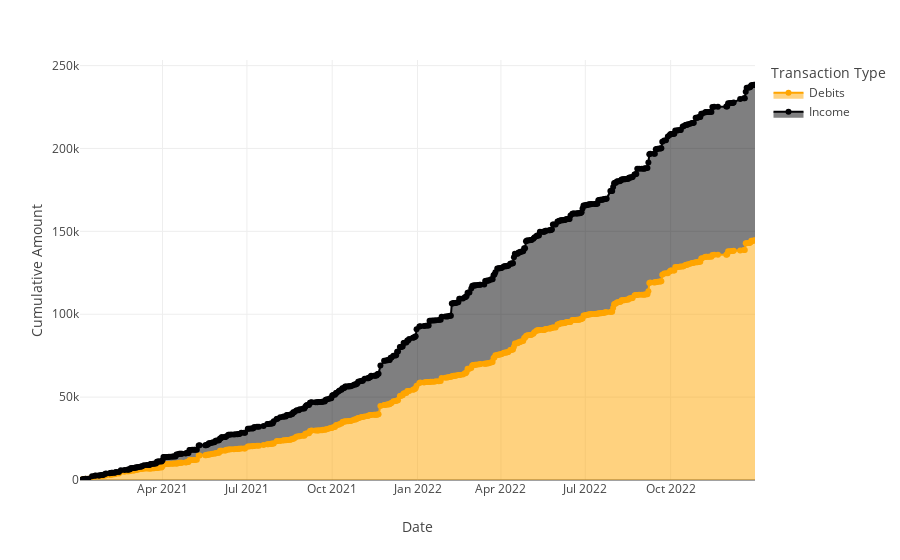

The notebook cell this image was saved under:
### Code cell
dual_cumulative = dual[['Debits', 'Income']].cumsum()
fig1 = px.area(
    dual_cumulative, x=dual['Date'], 
    y=dual_cumulative.columns,
    color_discrete_map={'Credits': 'darkcyan', 'Debits': 'orange'}
    )

custom_text = ['Type: {}'.format(col) for col in dual_cumulative.columns]

hover_template = (
    '<b>Type:</b>'
    '<b>Date:</b> %{x}<br>'
    '<b>Cumulative Amount:</b> $%{y:,.0f}'
)

fig1.update_traces(
    mode='lines+markers',
    hovertemplate=hover_template,
    customdata=dual_cumulative.columns
)

fig1.update_layout(
    legend_title='Transaction Type',
    xaxis_title="Date",
    yaxis_title="Cumulative Amount"
)

fig1.update_xaxes(title_text="Date")
fig1.update_yaxes(title_text="Cumulative Amount")

fig1.show()

### Figure 1 — Plotly figure (JSON) as saved in the notebook; plotly's stock layout.template omitted (floating-point values rounded to 4 significant figures; data arrays with more than 128 entries replaced by an {"elided": "..."} marker saying what was removed)
{"data": [{"customdata": ["Debits", "Income"], "fillpattern": {"shape": ""}, "hovertemplate": "<b>Type:</b><b>Date:</b> %{x}<br><b>Cumulative Amount:</b> $%{y:,.0f}", "legendgroup": "Debits", "line": {"color": "orange"}, "marker": {"symbol": "circle"}, "mode": "lines+markers", "name": "Debits", "orientation": "v", "showlegend": true, "stackgroup": "1", "type": "scatter", "x": {"elided": "500 str values"}, "xaxis": "x", "y": {"elided": "500 float values"}, "yaxis": "y"}, {"customdata": ["Debits", "Income"], "fillpattern": {"shape": ""}, "hovertemplate": "<b>Type:</b><b>Date:</b> %{x}<br><b>Cumulative Amount:</b> $%{y:,.0f}", "legendgroup": "Income", "line": {"color": "#000003"}, "marker": {"symbol": "circle"}, "mode": "lines+markers", "name": "Income", "orientation": "v", "showlegend": true, "stackgroup": "1", "type": "scatter", "x": {"elided": "500 str values"}, "xaxis": "x", "y": {"elided": "500 float values"}, "yaxis": "y"}], "layout": {"legend": {"title": {"text": "Transaction Type"}, "tracegroupgap": 0}, "margin": {"t": 60}, "xaxis": {"anchor": "y", "domain": [0, 1], "title": {"text": "Date"}}, "yaxis": {"anchor": "x", "domain": [0, 1], "title": {"text": "Cumulative Amount"}}}}
